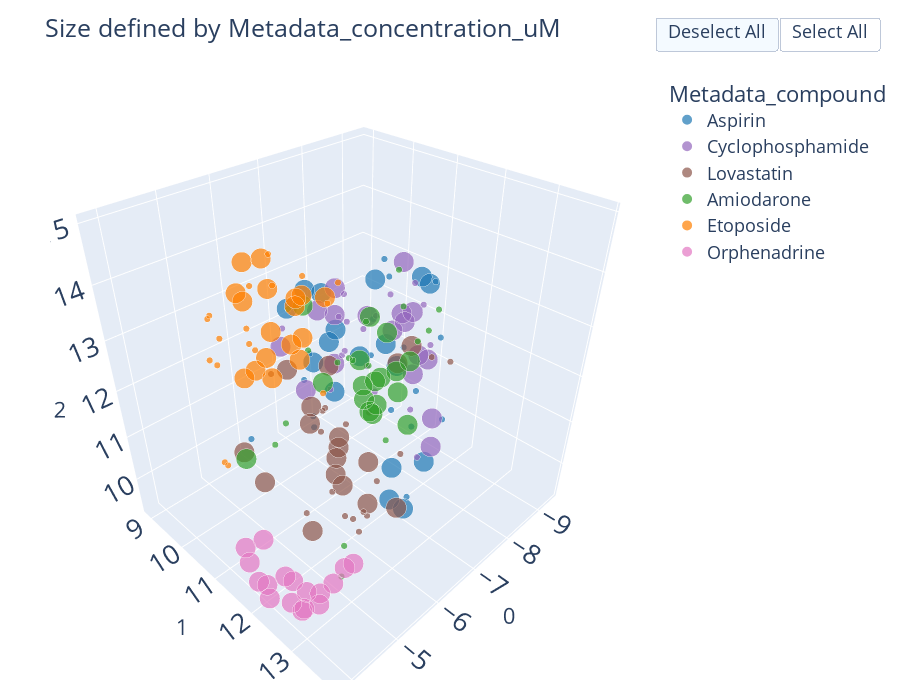

Source (notebook cell):
### Code cell
combat_util.plot_umap_3d(df_3d, color_col='Metadata_compound', 
                    #   split_df = False, split_column = None, np = None,
                      hover_cols=hover_list,
                      size=True, size_col = "Metadata_concentration_uM",
                      # x="0", y="1",
                      # error_x="x_err", error_y="y_err",
                       dili_color=True
                      )

### Figure 1 — Plotly figure (JSON) as saved in the notebook; plotly's stock layout.template omitted (floating-point values rounded to 4 significant figures; data arrays with more than 128 entries replaced by an {"elided": "..."} marker saying what was removed)
{"data": [{"customdata": {"elided": "34x4 mixed values"}, "hovertemplate": "colors_plot_col=Aspirin<br>0=%{x}<br>1=%{y}<br>2=%{z}<br>Metadata_size=%{marker.size}<br>Metadata_Plate=%{customdata[0]}<br>Metadata_Well=%{customdata[1]}<br>Metadata_compound=%{customdata[2]}<br>Metadata_concentration_uM=%{customdata[3]}<extra></extra>", "legendgroup": "Aspirin", "marker": {"color": "#1f78b4", "size": [1, 1, 1, 1, 1, 1, 1, 1, 1, 1, 1, 1, 1, 1, 1, 1, 1, 10, 10, 10, 10, 10, 10, 10, 10, 10, 10, 10, 10, 10, 10, 10, 10, 10], "sizemode": "area", "sizeref": 0.025, "symbol": "circle"}, "mode": "markers", "name": "Aspirin", "scene": "scene", "showlegend": true, "type": "scatter3d", "x": [-8.305, -5.392, -9.208, -7.506, -7.925, -6.374, -5.85, -5.354, -9.178, -7.162, -6.142, -6.044, -7.659, -8.899, -7.855, -6.882, -7.111, -6.039, -5.687, -5.495, -5.443, -7.294, -7.493, -6.865, -8.385, -6.355, -7.847, -7.855, -7.897, -8.096, -6.942, -7.687, -7.879, -8.519], "y": [10.52, 10.04, 11.23, 11.36, 10.62, 13.5, 12.96, 13.75, 10.33, 11.3, 10.9, 11.02, 8.916, 11.25, 8.905, 12.52, 12.38, 13.48, 13.15, 13.3, 13.62, 9.463, 11.61, 11.32, 10.22, 11.27, 11.02, 8.995, 9.581, 9.027, 9.351, 9.672, 11.74, 11.41], "z": [13.45, 10.71, 11.71, 13.7, 12.41, 12.57, 12.73, 11.87, 11.08, 12.29, 11.3, 11.18, 10.31, 13.05, 10.88, 11.57, 12.11, 11.93, 11.83, 11.41, 11.48, 12.81, 12.06, 12.42, 12.9, 13.15, 12.08, 10.71, 10.23, 12.26, 12.51, 11.59, 13.7, 13.21]}, {"customdata": {"elided": "34x4 mixed values"}, "hovertemplate": "colors_plot_col=Cyclophosphamide<br>0=%{x}<br>1=%{y}<br>2=%{z}<br>Metadata_size=%{marker.size}<br>Metadata_Plate=%{customdata[0]}<br>Metadata_Well=%{customdata[1]}<br>Metadata_compound=%{customdata[2]}<br>Metadata_concentration_uM=%{customdata[3]}<extra></extra>", "legendgroup": "Cyclophosphamide", "marker": {"color": "#9467bd", "size": [1, 1, 1, 1, 1, 1, 1, 1, 1, 1, 1, 1, 1, 1, 1, 1, 1, 10, 10, 10, 10, 10, 10, 10, 10, 10, 10, 10, 10, 10, 10, 10, 10, 10], "sizemode": "area", "sizeref": 0.025, "symbol": "circle"}, "mode": "markers", "name": "Cyclophosphamide", "scene": "scene", "showlegend": true, "type": "scatter3d", "x": [-5.57, -6.095, -8.47, -8.565, -7.179, -7.445, -5.871, -7.101, -5.63, -8.184, -7.162, -9.402, -8.409, -8.832, -8.861, -7.049, -7.895, -8.504, -8.47, -5.868, -9.008, -5.927, -6.59, -5.885, -6.372, -8.217, -9.137, -8.802, -7.715, -7.842, -6.435, -6.607, -5.869, -8.591], "y": [12.29, 12.4, 9.149, 9.875, 12.38, 10.43, 13.3, 11.46, 13.67, 9.6, 10.26, 10.84, 9.293, 10.82, 9.474, 9.053, 11.06, 9.003, 10.83, 11.05, 10.86, 13.65, 12.98, 13.3, 12.69, 9.286, 10.03, 9.638, 11.48, 9.184, 9.735, 13.15, 11.75, 11.0], "z": [13.58, 12.64, 11.61, 10.69, 13.72, 12.47, 12.91, 13.17, 12.4, 12.43, 11.02, 11.27, 10.76, 12.88, 11.29, 11.91, 13.1, 12.21, 13.44, 12.09, 11.22, 12.92, 13.28, 13.52, 13.89, 11.82, 11.38, 11.7, 12.97, 12.04, 12.08, 11.69, 12.95, 12.44]}, {"customdata": {"elided": "34x4 mixed values"}, "hovertemplate": "colors_plot_col=Lovastatin<br>0=%{x}<br>1=%{y}<br>2=%{z}<br>Metadata_size=%{marker.size}<br>Metadata_Plate=%{customdata[0]}<br>Metadata_Well=%{customdata[1]}<br>Metadata_compound=%{customdata[2]}<br>Metadata_concentration_uM=%{customdata[3]}<extra></extra>", "legendgroup": "Lovastatin", "marker": {"color": "#8c564b", "size": [1, 1, 1, 1, 1, 1, 1, 1, 1, 1, 1, 1, 1, 1, 1, 1, 1, 10, 10, 10, 10, 10, 10, 10, 10, 10, 10, 10, 10, 10, 10, 10, 10, 10], "sizemode": "area", "sizeref": 0.025, "symbol": "circle"}, "mode": "markers", "name": "Lovastatin", "scene": "scene", "showlegend": true, "type": "scatter3d", "x": [-6.834, -7.676, -7.127, -6.776, -6.876, -7.672, -5.844, -6.319, -7.721, -7.16, -6.006, -9.053, -5.999, -6.043, -6.468, -5.146, -5.817, -7.066, -7.188, -7.367, -4.98, -5.994, -5.3, -6.099, -5.99, -5.003, -7.218, -6.044, -7.103, -4.969, -7.341, -6.512, -6.117, -7.494], "y": [12.35, 12.22, 10.13, 11.65, 11.78, 9.455, 12.44, 9.55, 10.1, 9.952, 11.5, 11.62, 12.03, 11.78, 11.93, 11.78, 12.36, 9.722, 10.43, 9.436, 13.88, 10.43, 11.72, 12.28, 11.63, 10.86, 12.15, 11.43, 11.96, 10.39, 11.11, 11.05, 11.65, 10.12], "z": [10.89, 12.45, 10.52, 11.44, 9.843, 9.782, 10.26, 11.44, 9.759, 9.797, 9.974, 11.4, 9.68, 9.537, 9.343, 10.26, 9.74, 9.931, 9.654, 10.05, 12.02, 12.13, 9.674, 10.17, 10.88, 10.46, 12.85, 12.68, 12.47, 10.87, 9.597, 9.772, 10.16, 9.564]}, {"customdata": {"elided": "34x4 mixed values"}, "hovertemplate": "colors_plot_col=Amiodarone<br>0=%{x}<br>1=%{y}<br>2=%{z}<br>Metadata_size=%{marker.size}<br>Metadata_Plate=%{customdata[0]}<br>Metadata_Well=%{customdata[1]}<br>Metadata_compound=%{customdata[2]}<br>Metadata_concentration_uM=%{customdata[3]}<extra></extra>", "legendgroup": "Amiodarone", "marker": {"color": "#33a02c", "size": [1, 1, 1, 1, 1, 1, 1, 1, 1, 1, 1, 1, 1, 1, 1, 1, 1, 10, 10, 10, 10, 10, 10, 10, 10, 10, 10, 10, 10, 10, 10, 10, 10, 10], "sizemode": "area", "sizeref": 0.025, "symbol": "circle"}, "mode": "markers", "name": "Amiodarone", "scene": "scene", "showlegend": true, "type": "scatter3d", "x": [-6.139, -5.222, -8.343, -8.184, -7.15, -8.373, -8.006, -4.729, -5.074, -7.591, -6.131, -8.241, -7.915, -8.958, -8.447, -7.863, -9.234, -8.729, -6.835, -5.097, -8.605, -8.156, -8.476, -8.71, -8.668, -7.433, -8.237, -8.064, -5.458, -8.487, -8.163, -7.878, -8.159, -9.023], "y": [12.62, 10.96, 11.6, 11.49, 9.14, 9.54, 11.13, 13.04, 12.75, 9.161, 10.13, 10.23, 10.11, 10.46, 9.945, 9.727, 11.11, 9.493, 9.932, 10.24, 9.756, 10.35, 10.13, 9.972, 10.65, 9.744, 10.47, 10.24, 13.6, 10.47, 10.31, 10.88, 11.03, 10.63], "z": [11.78, 11.23, 12.41, 12.2, 12.33, 10.82, 13.57, 10.08, 10.28, 11.2, 10.71, 11.03, 11.26, 12.19, 11.85, 11.05, 12.27, 10.58, 12.85, 10.54, 9.747, 9.987, 9.626, 10.28, 10.37, 10.78, 10.18, 10.63, 13.05, 11.81, 12.23, 11.25, 11.33, 10.96]}, {"customdata": {"elided": "34x4 mixed values"}, "hovertemplate": "colors_plot_col=Etoposide<br>0=%{x}<br>1=%{y}<br>2=%{z}<br>Metadata_size=%{marker.size}<br>Metadata_Plate=%{customdata[0]}<br>Metadata_Well=%{customdata[1]}<br>Metadata_compound=%{customdata[2]}<br>Metadata_concentration_uM=%{customdata[3]}<extra></extra>", "legendgroup": "Etoposide", "marker": {"color": "#ff7f00", "size": [1, 1, 1, 1, 1, 1, 1, 1, 1, 1, 1, 1, 1, 1, 1, 1, 1, 10, 10, 10, 10, 10, 10, 10, 10, 10, 10, 10, 10, 10, 10, 10, 10, 10], "sizemode": "area", "sizeref": 0.025, "symbol": "circle"}, "mode": "markers", "name": "Etoposide", "scene": "scene", "showlegend": true, "type": "scatter3d", "x": [-4.605, -4.612, -5.535, -4.361, -4.527, -4.363, -4.631, -5.341, -6.448, -5.233, -4.409, -4.906, -4.513, -6.745, -5.138, -5.751, -4.426, -5.097, -4.629, -4.715, -4.715, -4.901, -4.85, -5.069, -4.812, -5.163, -5.431, -4.974, -5.314, -4.731, -4.691, -5.931, -4.871, -6.051], "y": [10.62, 11.31, 11.99, 10.75, 10.53, 10.66, 10.42, 10.47, 10.84, 11.13, 10.63, 11.58, 11.48, 10.94, 10.74, 11.23, 10.71, 10.76, 11.25, 10.99, 11.67, 12.08, 12.22, 11.1, 11.07, 11.14, 11.4, 11.83, 11.7, 10.97, 11.75, 11.5, 11.42, 10.69], "z": [13.47, 13.94, 14.24, 13.96, 10.94, 13.21, 12.88, 12.85, 11.61, 14.8, 11.14, 14.61, 13.81, 13.72, 14.19, 14.31, 13.97, 12.72, 14.34, 12.88, 13.22, 13.65, 14.09, 13.13, 14.81, 13.57, 14.01, 13.75, 14.34, 14.32, 14.7, 14.0, 14.96, 13.61]}, {"customdata": [["231006_132517_Plate_1", "F9", "Orphenadrine", 10], ["231006_132517_Plate_1", "F8", "Orphenadrine", 10], ["231006_132517_Plate_1", "F7", "Orphenadrine", 10], ["231006_132517_Plate_1", "F6", "Orphenadrine", 10], ["231011_183822_Plate_1", "D5", "Orphenadrine", 10], ["231011_183822_Plate_1", "D4", "Orphenadrine", 10], ["231011_183822_Plate_1", "D3", "Orphenadrine", 10], ["231011_183822_Plate_1", "D2", "Orphenadrine", 10], ["220608_152238_Plate_1", "G6", "Orphenadrine", 10], ["220608_152238_Plate_1", "F6", "Orphenadrine", 10], ["220608_152238_Plate_1", "E6", "Orphenadrine", 10], ["220617_090443_Plate_1", "E6", "Orphenadrine", 10], ["220617_090443_Plate_1", "F6", "Orphenadrine", 10], ["220607_092050_Plate_1", "E6", "Orphenadrine", 10], ["220607_092050_Plate_1", "F6", "Orphenadrine", 10], ["220607_092050_Plate_1", "G6", "Orphenadrine", 10], ["220617_090443_Plate_1", "G6", "Orphenadrine", 10]], "hovertemplate": "colors_plot_col=Orphenadrine<br>0=%{x}<br>1=%{y}<br>2=%{z}<br>Metadata_size=%{marker.size}<br>Metadata_Plate=%{customdata[0]}<br>Metadata_Well=%{customdata[1]}<br>Metadata_compound=%{customdata[2]}<br>Metadata_concentration_uM=%{customdata[3]}<extra></extra>", "legendgroup": "Orphenadrine", "marker": {"color": "#e377c2", "size": [10, 10, 10, 10, 10, 10, 10, 10, 10, 10, 10, 10, 10, 10, 10, 10, 10], "sizemode": "area", "sizeref": 0.025, "symbol": "circle"}, "mode": "markers", "name": "Orphenadrine", "scene": "scene", "showlegend": true, "type": "scatter3d", "x": [-4.079, -4.027, -4.047, -4.357, -3.853, -3.886, -3.865, -4.315, -4.448, -4.024, -4.419, -4.203, -4.139, -4.407, -3.923, -3.898, -4.008], "y": [11.5, 11.79, 11.48, 11.57, 13.1, 13.45, 13.13, 12.99, 12.5, 12.71, 13.43, 13.41, 12.37, 13.62, 12.17, 12.23, 12.65], "z": [9.678, 9.478, 10.05, 10.06, 10.11, 10.55, 10.18, 9.996, 9.477, 10.3, 10.88, 10.7, 10.02, 11.14, 9.822, 9.569, 9.745]}], "layout": {"autosize": false, "font": {"size": 18}, "height": 700, "legend": {"itemsizing": "constant", "title": {"text": "Metadata_compound"}, "tracegroupgap": 0}, "margin": {"b": 20, "l": 50, "pad": 4, "r": 50, "t": 50}, "scene": {"domain": {"x": [0, 1], "y": [0, 1]}, "xaxis": {"title": {"text": "0"}}, "yaxis": {"title": {"text": "1"}}, "zaxis": {"title": {"text": "2"}}}, "title": {"text": "Size defined by Metadata_concentration_uM"}, "updatemenus": [{"buttons": [{"args": ["visible", "legendonly"], "label": "Deselect All", "method": "restyle"}, {"args": ["visible", true], "label": "Select All", "method": "restyle"}], "direction": "left", "pad": {"r": 5, "t": 5}, "showactive": true, "type": "buttons", "x": 1, "xanchor": "left", "y": 1.1, "yanchor": "top"}], "width": 900}}
